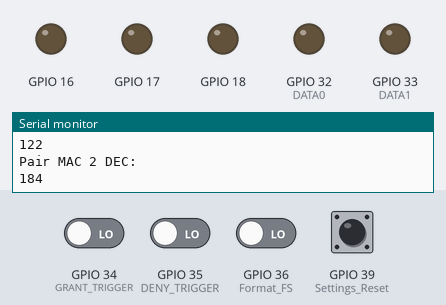
Recording of a sketch running on a simulated ESP32. Shown: output pins drawn as LEDs (lit = HIGH), the last lines printed to the serial monitor. Inputs (shaded band) come from the test bench; at power-on: GPIO 34 (GRANT_TRIGGER), GPIO 35 (DENY_TRIGGER), GPIO 36 (Format_FS), GPIO 39 (Settings_Reset) LOW. WiFi joins after 1.5 s; servers stay silent unless stated; storage starts empty.

Above: at 2.7 s.
2.8 s: GPIO 34 (GRANT_TRIGGER) driven HIGH
At 3.7 s:
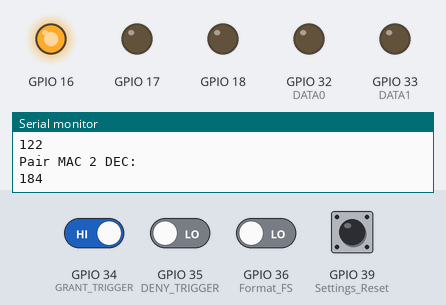
5.8 s: GPIO 34 (GRANT_TRIGGER) driven LOW
At 6.1 s:
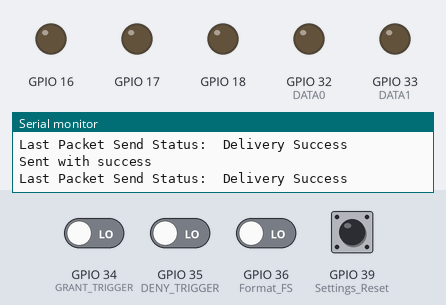
7.3 s: GPIO 35 (DENY_TRIGGER) driven HIGH
At 8.4 s:
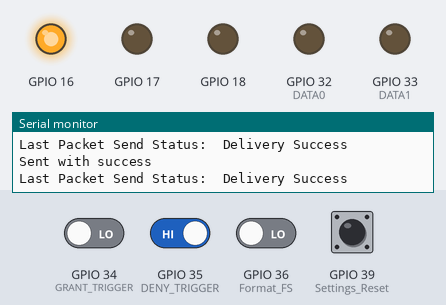
Timing chart, 0 to 9.8 s (numbered marks = the images above; inputs shaded):
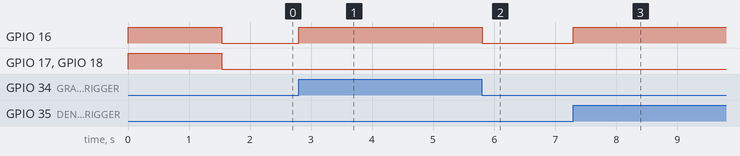

The sketch:

WiFiStation-1.ino
```cpp
#include <FS.h>                   //this needs to be first, or it all crashes and burns...
#include <WiFiManager.h>          //https://github.com/tzapu/WiFiManager
#include <esp_now.h>
#include <WiFi.h>
#ifdef ESP32
#include <SPIFFS.h>
#endif

#include <ArduinoJson.h>          //https://github.com/bblanchon/ArduinoJson

//weigand reader

//wegand reader
//define your default values here, if there are different values in config.json, they are overwritten.

char reader_id[6] = "7AB8";
char api_token[34] = "YOUR_API_TOKEN";

//Broadcast address
uint8_t broadcastAddress[] = {0xE8, 0x68, 0xE7, 0x2E, 0xFF, 0xFF};

//flag for saving data
bool shouldSaveConfig = false;

//Wiegand Bits to recieve
uint64_t UID = 8589934592LL;

//Structure example to send data
int outcomingGRANT;
int outcomingDENY;

//Settings Reset Trigger
int Settings;

//Format FS
int Format;

// Variable to store if sending data was successful
String success;

//Structure example to send data
typedef struct struct_message {
  int GRANT;
  int DENY;
} struct_message;

struct_message Trigger;

typedef struct test_struct {
  uint64_t x = 8589934592LL;;
} test_struct;
test_struct test;

// Create a struct_message to hold incoming sensor readings
test_struct incomingReadings;

esp_now_peer_info_t peerInfo;

// Callback when data is sent
void OnDataSent(const uint8_t *mac_addr, esp_now_send_status_t status) {
  Serial.print("\r\nLast Packet Send Status:\t");
  Serial.println(status == ESP_NOW_SEND_SUCCESS ? "Delivery Success" : "Delivery Fail");
  if (status == 0) {
    success = "Delivery Success :)";
  }
  else {
    success = "Delivery Fail :(";
  }
}

// Callback when data is received
void OnDataRecv(const uint8_t * mac, const uint8_t *incomingData, int len) {
  memcpy(&incomingReadings, incomingData, sizeof(incomingReadings));
  Serial.print("Bytes received: ");
  Serial.println(len);
  UID = incomingReadings.x;

}

//callback notifying us of the need to save config
void saveConfigCallback () {
  Serial.println("Should save config");
  shouldSaveConfig = true;
}

void setup() {
  pinMode(32, OUTPUT);     // DATA0 (INT0)
  pinMode(33, OUTPUT);     // DATA1 (INT1)
  pinMode(34, INPUT);     // GRANT TRIGGER
  pinMode(35, INPUT);     // DENY TRIGGER
  pinMode(39, INPUT); // Settings Reset
  pinMode(36, INPUT); // Format FS
  pinMode(18, OUTPUT);
  pinMode(17, OUTPUT);
  pinMode(16, OUTPUT);
  digitalWrite(18, HIGH); // turn the LED on
  digitalWrite(17, HIGH); // turn the LED on
  digitalWrite(16, HIGH); // turn the LED on
  UID = 0;
  // put your setup code here, to run once:
  Serial.begin(115200);
  Serial.println();

  //clean FS, for testing
  Format = digitalRead(36);
  if (Format == HIGH)
  {
    Serial.println("Formatting FS...");
    SPIFFS.format();

  }

  //read configuration from FS json
  Serial.println("mounting FS...");

  if (SPIFFS.begin()) {
    Serial.println("mounted file system");
    if (SPIFFS.exists("/config.json")) {
      //file exists, reading and loading
      Serial.println("reading config file");
      File configFile = SPIFFS.open("/config.json", "r");
      if (configFile) {
        Serial.println("opened config file");
        size_t size = configFile.size();
        // Allocate a buffer to store contents of the file.
        std::unique_ptr<char[]> buf(new char[size]);

        configFile.readBytes(buf.get(), size);

#if defined(ARDUINOJSON_VERSION_MAJOR) && ARDUINOJSON_VERSION_MAJOR >= 6
        DynamicJsonDocument json(1024);
        auto deserializeError = deserializeJson(json, buf.get());
        serializeJson(json, Serial);
        if ( ! deserializeError ) {
#else
        DynamicJsonBuffer jsonBuffer;
        JsonObject& json = jsonBuffer.parseObject(buf.get());
        json.printTo(Serial);
        if (json.success()) {
#endif
          Serial.println("\nparsed json");

          strcpy(reader_id, json["reader_id"]);
          strcpy(api_token, json["api_token"]);
        } else {
          Serial.println("failed to load json config");
        }
        configFile.close();
      }
    }
  } else {
    Serial.println("failed to mount FS");
  }
  //end read

  // The extra parameters to be configured (can be either global or just in the setup)
  // After connecting, parameter.getValue() will get you the configured value
  // id/name placeholder/prompt default length

  WiFiManagerParameter custom_reader_id("reader_id", "Reader ID", reader_id, 6);
  WiFiManagerParameter custom_api_token("apikey", "API token", api_token, 32);


  //WiFiManager
  //Local intialization. Once its business is done, there is no need to keep it around
  WiFiManager wifiManager;

  //set config save notify callback
  wifiManager.setSaveConfigCallback(saveConfigCallback);

  //set static ip
  wifiManager.setSTAStaticIPConfig(IPAddress(10, 0, 1, 100), IPAddress(10, 0, 1, 1), IPAddress(255, 255, 255, 0));

  //add all your parameters here
  wifiManager.addParameter(&custom_reader_id);
  wifiManager.addParameter(&custom_api_token);


  //reset settings - for testing
  Settings = digitalRead(39);
  if (Settings == HIGH)
  {
    Serial.println("W-Fi Resetting...");
    wifiManager.resetSettings();

  }
  //set minimu quality of signal so it ignores AP's under that quality
  //defaults to 8%
  //wifiManager.setMinimumSignalQuality(50);

  //sets timeout until configuration portal gets turned off
  //useful to make it all retry or go to sleep
  //in seconds
  //wifiManager.setTimeout(120);
  char buf1[15];
  String BoardId = WiFi.macAddress();
  Serial.println(BoardId);
  BoardId = BoardId.substring(12);
  BoardId.remove(2, 1);
  BoardId = "Station ID" + BoardId;

  BoardId.toCharArray(buf1, BoardId.length() + 1);
  Serial.println(buf1);
  //fetches ssid and pass and tries to connect
  //if it does not connect it starts an access point with the specified name
  //here  "AutoConnectAP"
  //and goes into a blocking loop awaiting configuration
  if (!wifiManager.autoConnect(buf1, "password")) {
    Serial.println("failed to connect and hit timeout");
    delay(3000);
    //reset and try again, or maybe put it to deep sleep
    ESP.restart();
    delay(5000);
  }

  //if you get here you have connected to the WiFi
  Serial.println("connected...yeey :)");

  //read updated parameters
  strcpy(reader_id, custom_reader_id.getValue());
  strcpy(api_token, custom_api_token.getValue());

  Serial.println("The values in the file are: ");
  Serial.println("\treader_id : " + String(reader_id));
  Serial.println("\tapi_token : " + String(api_token));


  //save the custom parameters to FS
  if (shouldSaveConfig) {
    Serial.println("saving config");
#if defined(ARDUINOJSON_VERSION_MAJOR) && ARDUINOJSON_VERSION_MAJOR >= 6
    DynamicJsonDocument json(1024);
#else
    DynamicJsonBuffer jsonBuffer;
    JsonObject& json = jsonBuffer.createObject();
#endif
    json["reader_id"] = reader_id;
    json["api_token"] = api_token;

    File configFile = SPIFFS.open("/config.json", "w");
    if (!configFile) {
      Serial.println("failed to open config file for writing");
    }

#if defined(ARDUINOJSON_VERSION_MAJOR) && ARDUINOJSON_VERSION_MAJOR >= 6
    serializeJson(json, Serial);
    serializeJson(json, configFile);
#else
    json.printTo(Serial);
    json.printTo(configFile);
#endif
    configFile.close();
    //end save
  }

  Serial.println("local ip");
  Serial.println(WiFi.localIP());
  digitalWrite(18, LOW); // turn the LED off


  // Init ESP-NOW
  if (esp_now_init() != ESP_OK) {
    Serial.println("Error initializing ESP-NOW");
    return;
  }
  // Once ESPNow is successfully Init, we will register for Send CB to
  // get the status of Trasnmitted packet
  esp_now_register_send_cb(OnDataSent);

  String id(reader_id);
  String onepair = id.substring(2);
  id.remove(2, 2);
  char oo[3];
  char bb[3];
  onepair.toCharArray(oo, onepair.length() + 1);
  id.toCharArray(bb, id.length() + 1);
  uint8_t opair = StrToHex(oo);
  uint8_t spair = StrToHex (bb);
  uint8_t broadcastAddress[] = {0xE8, 0x68, 0xE7, 0x2E, spair, opair};
  Serial.println("Pair MAC 1 DEC: ");
  Serial.println(spair);
  Serial.println("Pair MAC 2 DEC: ");
  Serial.println(opair);

  // Register peer
  memcpy(peerInfo.peer_addr, broadcastAddress, 6);
  peerInfo.channel = 0;
  peerInfo.encrypt = false;

  // Add peer
  if (esp_now_add_peer(&peerInfo) != ESP_OK) {
    Serial.println("Failed to add peer");
    return;
  }
  digitalWrite(17, LOW); // turn the LED off
  // Register for a callback function that will be called when data is received
  esp_now_register_recv_cb(OnDataRecv);


}


void loop() {

  // This waits to make sure that there have been no more data pulses before processing data
  outcomingGRANT = digitalRead(34);
  outcomingDENY = digitalRead(35);
  if (outcomingGRANT == HIGH || outcomingDENY == HIGH)
  {
    Trigger.GRANT = outcomingGRANT;
    Trigger.DENY = outcomingDENY;
    digitalWrite(16, HIGH); // turn the LED on
    delay (1000);
    // Send message via ESP-NOW
    esp_err_t result = esp_now_send(broadcastAddress, (uint8_t *) &Trigger, sizeof(Trigger));

    if (result == ESP_OK) {
      Serial.println("Sent with success");
    }
    else {
      Serial.println("Error sending the data");
    }

  } else if (outcomingGRANT == LOW && outcomingDENY == LOW)
  {
    digitalWrite(16, LOW); // turn the LED off
  }
}

void print_uint64_t(uint64_t num) {

  char rev[128];
  char *p = rev + 1;

  while (num > 0) {
    *p++ = '0' + ( num % 10);
    num /= 10;
  }
  p--;
  /*Print the number which is now in reverse*/
  while (p > rev) {
    Serial.print(*p--);


  }
}
int StrToHex(char str[])
{
  return (int) strtol(str, 0, 16);
}
```

Measured:
- after the input at 2.8 s, GPIO 16: LOW → HIGH at once
- after the input at 5.8 s, GPIO 16: HIGH → LOW at once
- after the input at 7.3 s, GPIO 16: LOW → HIGH at once
